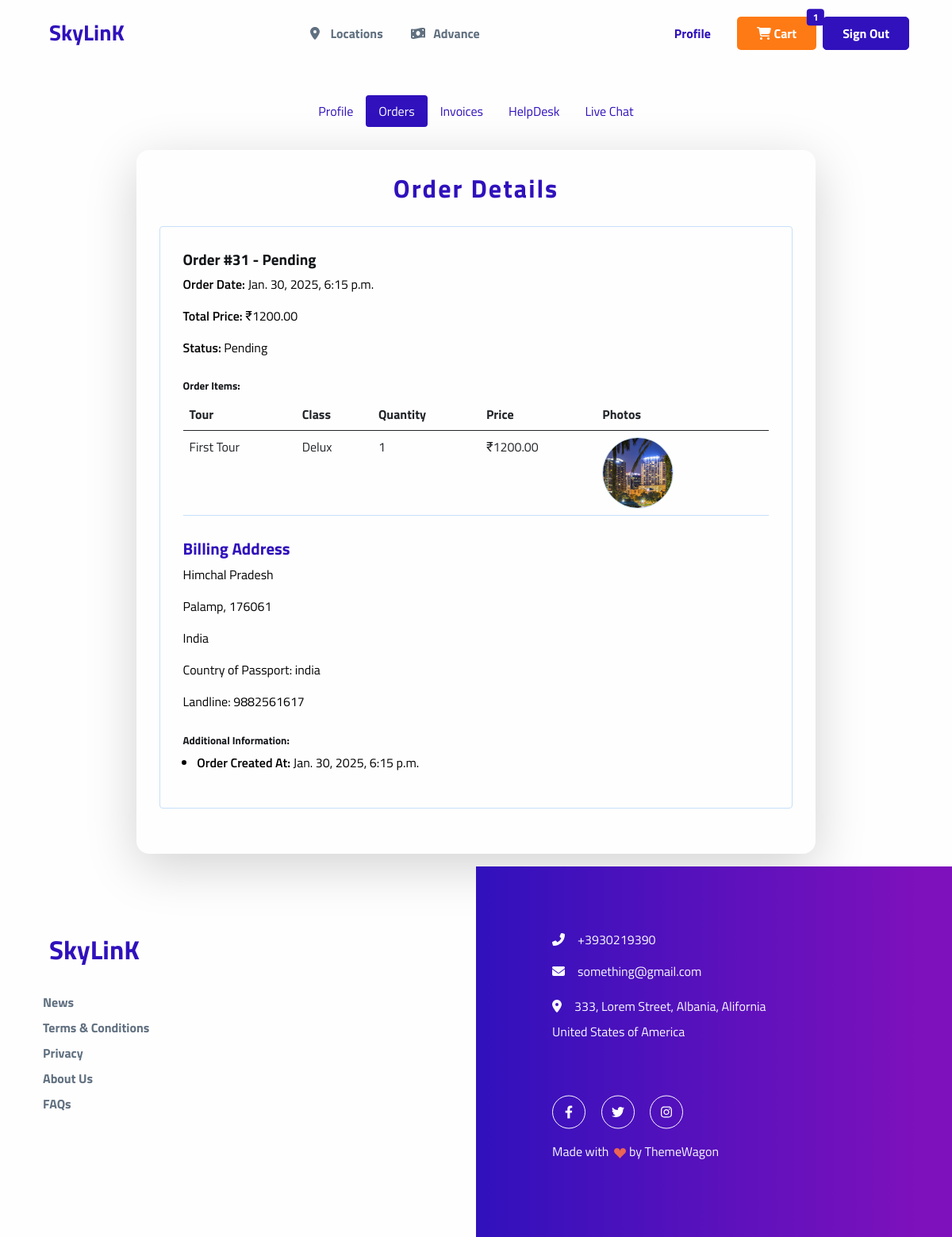
The app's page /order/31/ (signed in) with its own data.
### travel/models.py (models this page shows, shortened)
class Order(models.Model):
    STATUS_CHOICES = [
        ('Pending', 'Pending'),
        ('Completed', 'Completed'),
        ('Cancelled', 'Cancelled'),
    ]
    user = models.ForeignKey(User, on_delete=models.CASCADE)
    total_price = models.DecimalField(max_digits=10, decimal_places=2)
    status = models.CharField(choices=STATUS_CHOICES,
                              default='Pending', max_length=10)
    created_at = models.DateTimeField(auto_now_add=True)

class OrderItem(models.Model):
    order = models.ForeignKey(
        Order, on_delete=models.CASCADE, related_name="items")
    tour = models.ForeignKey('Tour', on_delete=models.CASCADE)
    t_class = models.ForeignKey('T_class', on_delete=models.CASCADE)
    quantity = models.PositiveIntegerField(default=1)
    adult_price = models.DecimalField(
        max_digits=10, decimal_places=2, null=True, blank=True)
    twin_sharing_price = models.DecimalField(
        max_digits=10, decimal_places=2, null=True, blank=True)
    extra_price = models.DecimalField(
        max_digits=10, decimal_places=2, null=True, blank=True)
    def total_price(self):
        if self.adult_price:
            return self.adult_price * self.quantity
        elif self.twin_sharing_price:
            return self.twin_sharing_price * self.quantity
        elif self.extra_price:
            return self.extra_price * self.quantity
        return 0.00

class Tour(models.Model):
    code = models.CharField(max_length=50, unique=True,
                            default=uuid.uuid4, help_text="Unique code for the tour.")
    tour_type = models.ForeignKey(
        TourType, on_delete=models.CASCADE, related_name="tours", help_text="Type of the tour.")
    short_description = models.CharField(
        max_length=255, help_text="Short title or description of the tour.")
    type = models.ForeignKey(TourTypeOption, on_delete=models.CASCADE,
                             related_name="tours", help_text="Tour type option.")
    long_description = models.TextField(
        help_text="Detailed description of the tour.")
    category = models.ForeignKey(TourCategory, on_delete=models.CASCADE,
                                 related_name="tours", help_text="Category of the tour.")
    number_of_nights = models.PositiveIntegerField(
        help_text="Number of nights for the tour.")
    number_of_days = models.PositiveIntegerField(
        help_text="Number of days for the tour.")
    currency = models.ForeignKey(Currency, on_delete=models.CASCADE,
                                 related_name="tours", help_text="Currency for pricing.")
    departure_city = models.CharField(
        max_length=100, help_text="City of departure.")
    feature = models.BooleanField(
        default=False, help_text="Mark as a featured tour.")
    new_arrival = models.BooleanField(
        default=False, help_text="Mark as a new arrival.")
    clearance_sale = models.BooleanField(
        default=False, help_text="Mark as a clearance sale.")
    active = models.BooleanField(default=True, help_text="Is the tour active?")

class T_class(models.Model):
    name = models.CharField(
        max_length=100, help_text="Name of the t=class")

class TourPhoto(models.Model):
    tour = models.ForeignKey(
        Tour, on_delete=models.CASCADE, related_name="photos", help_text="Related tour for the photo.")
    image = models.ImageField(upload_to="tour_photos/",
                              help_text="Upload tour photo.")

class UserProfile(models.Model):
    email = models.EmailField(unique=True)
    password = models.CharField(max_length=100)
    confirm_password = models.CharField(max_length=100)
    mobile_number = models.CharField(max_length=15)
    title_choices = [('Mr', 'Mr'), ('Mrs', 'Mrs')]
    title = models.CharField(
        max_length=10, choices=title_choices, default='MR')
    first_name = models.CharField(max_length=50)
    last_name = models.CharField(max_length=50)
    address = models.TextField()
    city = models.CharField(max_length=100)
    postal_code = models.CharField(max_length=10)
    country = models.CharField(max_length=100)
    country_of_passport = models.CharField(max_length=100)
    landline_number = models.CharField(max_length=15)
    company_address = models.TextField(blank=True, null=True)
    company_city = models.CharField(max_length=100, blank=True, null=True)
    company_state = models.CharField(max_length=100, blank=True, null=True)
    company_postal_code = models.CharField(
        max_length=10, blank=True, null=True)
    company_country = models.CharField(max_length=100, blank=True, null=True)
    agree_terms = models.BooleanField(default=False)
    over_18 = models.BooleanField(default=False)

### travel/views.py (the view)
# urls.py: path('order/<int:order_id>/', views.order_detail, name='order_detail'),
@my_login_required
def order_detail(request, order_id):
    order = get_object_or_404(Order, id=order_id)
    user_profile = UserProfile.objects.get(email=request.user.email)
    return render(request, 'order/order_detail.html', {'order': order, 'user_profile': user_profile})

### travel/context_processors.py (called while the page is built, shortened)
def cart_items_count(request):
    if request.user.is_authenticated:
        cart, _ = Cart.objects.get_or_create(user=request.user)
    return {'cart_items_count': cart.items.count()}

### travel/templates/order/order_detail.html
{% extends "base.html" %}
{% block content %}
<div class="container-fluid mt-8 mb-3">
    <nav class="mb-4">
        <ul class="nav nav-pills justify-content-center">
            <li class="nav-item">
                <a class="nav-link " href="{%url 'profile_view'%}">Profile</a>
            </li>
            <li class="nav-item">
                <a class="nav-link active" href="{% url 'order_page'%}">Orders</a>
            </li>
            <li class="nav-item">
                <a class="nav-link" href="{% url 'invoice_page' %}">Invoices</a>
            </li>
            <li class="nav-item">
                <a class="nav-link" href="#">HelpDesk</a>
            </li>
            <li class="nav-item">
                <a class="nav-link" href="#">Live Chat</a>
            </li>
        </ul>
    </nav>
    <div class="row justify-content-center">
        <div class="col-12 col-lg-9">
            <div class="card border-0 shadow-lg rounded-4">
                <div class="m-4">
                    <h4 class="card-title mb-4 text-center font-weight-bold text-primary" style="font-size: 2rem; letter-spacing: 2px;">Order Details</h4>
                    {% if order %}
                        <div class="order-card mb-4 p-4 border rounded" style="color: black;">
                            <h5 class="font-weight-bold">Order #{{ order.id }} - {{ order.status }}</h5>
                            <p><strong>Order Date:</strong> {{ order.created_at }}</p>
                            <p><strong>Total Price:</strong> ₹{{ order.total_price }}</p>
                            <p><strong>Status:</strong> {{ order.status }}</p>
                            <h6 class="mt-4 font-weight-bold">Order Items:</h6>
                            <table class="table">
                                <thead style="color: black;">
                                    <tr>
                                        <th>Tour</th>
                                        <th>Class</th>
                                        <th>Quantity</th>
                                        <th>Price</th>
                                        <th>Photos</th>
                                    </tr>
                                </thead>
                                <tbody style="color: black;">
                                    {% for item in order.items.all %}
                                    <tr>
                                        <td>{{ item.tour.short_description }}</td>
                                        <td>{{ item.t_class.name }}</td>
                                        <td>{{ item.quantity }}</td>
                                        <td>₹{{ item.total_price }}</td>
                                        <td>
                                            {% if item.tour.photos.exists %}
                                <img src="{{ item.tour.photos.first.image.url }}" class="border rounded-circle me-3" style="width: 90px; height: 90px; object-fit: cover;" />
                                {% endif %}
                                        </td>
                                    </tr>
                                    {% endfor %}
                                </tbody>
                            </table>
                            {% if user_profile.address or user_profile.city or user_profile.postal_code or user_profile.country %}
                            <div class="mt-4" style="color: black;">
                                <h5 class="text-primary font-weight-bold" style="font-size: 1.3rem;">Billing Address</h5>
                                <p>{{ user_profile.address }}</p>
                                <p>{{ user_profile.city }}, {{ user_profile.postal_code }}</p>
                                <p>{{ user_profile.country }}</p>
                                {% if user_profile.country_of_passport %}
                                <p>Country of Passport: {{ user_profile.country_of_passport }}</p>
                                {% endif %}
                                {% if user_profile.landline_number %}
                                <p>Landline: {{ user_profile.landline_number }}</p>
                                {% endif %}
                            </div>
                            {% endif %}
                            <h6 class="mt-4 font-weight-bold">Additional Information:</h6>
                            <ul>
                                <li><strong>Order Created At:</strong> {{ order.created_at }}</li>
                            </ul>
                        </div>
                    {% else %}
                        <p class="text-center" style="font-size: 1.3rem; color: #E74C3C; font-weight: bold;">Order not found.</p>
                    {% endif %}
                </div>
            </div>
        </div>
    </div>
</div>
{% endblock %}

### travel/templates/base.html (shortened to what this page needs)
{% load static %}
<!DOCTYPE html>
<html lang="en-US" dir="ltr">
  <head>
     <link href="https://cdn.jsdelivr.net/npm/bootstrap-icons/font/bootstrap-icons.css" rel="stylesheet">
    <link rel="stylesheet" href="https://cdn.jsdelivr.net/npm/bootstrap@5.3.0-alpha1/dist/css/bootstrap.min.css">
    <link href=" {% static 'assets/css/theme.css' %}" rel="stylesheet" />
  </head>
  <body>
    <main class="main" id="top">
      <nav class="navbar navbar-expand-lg navbar-light fixed-top py-3 d-block" data-navbar-on-scroll="data-navbar-on-scroll">
        <div class="container">
          <a class="navbar-brand" href="{% url 'home' %}">
            <span class="fw-bold text-primary ms-2">SkyLinK</span>
          </a>
          <div
            class="collapse navbar-collapse border-top border-lg-0 mt-4 mt-lg-0"
            id="navbarSupportedContent"
          >
            <ul class="navbar-nav mx-auto pt-2 pt-lg-0 font-base">
              <li class="nav-item px-2">
                <a
                  class="nav-link fw-medium active"
                  aria-current="page"
                  href="{% url 'tour_home' %}"
                >
                  <span class="nav-link-icon text-800 me-1 fas fa-map-marker-alt"></span>
                  <span class="nav-link-text">Locations</span>
                </a>
              </li>
              <li class="nav-item px-2">
                <a
                  class="nav-link fw-medium active"
                  aria-current="page"
                  href="{% url 'advance_payment' %}"
                >
                  <span class="nav-link-icon text-800 me-1 fas fa-money-bill-wave"></span>
                  <span class="nav-link-text">Advance</span>
                </a>
              </li>
            </ul>
            <div class="d-flex">
              <a class="btn order-0 ms-2" style="color: #3011BC;" href="{%url 'profile_view'%}">Profile</a>
              <a href="{% url 'view_cart' %}" class="btn text-white order-0 ms-2" style="color: #FFFEFE; background-color: #FE7A15; text-decoration: none; position: relative;">
                  <i class="fas fa-shopping-cart"></i>
                  {% if cart_items_count > 0 %}
                  <span class="badge  position-absolute top-0 start-100 translate-middle" style="color: #FFFEFE; background-color: #3011BC ;">
                      {{ cart_items_count }}
                  </span>
                  {% endif %}
                  Cart
              </a>
              {% if user.is_authenticated %}
              <form method="post" action="{% url 'logout' %}">
                  <button type="submit" class="btn btn-primary order-0 text-white ms-2" style="text-decoration: none;">
                      Sign Out
                  </button>
              </form>
              {% else %}
              <a href="{% url 'signin' %}" class="btn btn-primary order-0 text-white ms-2" style="text-decoration: none;">
                  Sign In
              </a>
              {% endif %}
          </div>
          </div>
        </div>
      </nav>
          {% block content %}
          {% endblock %}
<section class="py-0 overflow-hidden">
    <div class="container">
      <div class="row">
        <div class="col-6 col-sm-4 col-lg-6">
          <div class="py-7"><span class="fw-bold fs-4 text-primary ms-2">SkyLinK</span>
            <ul class="list-unstyled mt-4">
              <li class="mb-2"><a class="text-800 fw-bold text-decoration-none" href="#!">News</a></li>
              <li class="mb-2"><a class="text-800 fw-bold text-decoration-none" href="#!">Terms &amp; Conditions</a></li>
              <li class="mb-2"><a class="text-800 fw-bold text-decoration-none" href="#!">Privacy</a></li>
              <li class="mb-2"><a class="text-800 fw-bold text-decoration-none" href="#!">About Us</a></li>
              <li class="mb-2"><a class="text-800 fw-bold text-decoration-none" href="#!">FAQs</a></li>
            </ul>
          </div>
        </div>
        <div class="col-6 col-8 col-lg-6 bg-primary-gradient bg-offcanvas-right">
          <div class="p-3 py-7 p-md-7">
            <p class="text-light"><i class="fas fa-phone-alt me-3"></i><span class="text-light">+3930219390</span></p>
            <p class="text-light"><i class="fas fa-envelope me-3"></i><span class="text-light">something@gmail.com</span></p>
            <p class="text-light"><i class="fas fa-map-marker-alt me-3"></i><span class="text-light lh-lg">333, Lorem Street, Albania, Alifornia<br/>United States of America</span></p>
            <div class="mt-6"><a href="#!"> <img class="me-3" src="/static/assets/img/icons/facebook.svg" alt="..." /></a><a href="#!"> <img class="me-3" src="/static/assets/img/icons/twitter.svg" alt="..." /></a><a href="#!"> <img class="me-3" src="/static/assets/img/icons/instagram.svg" alt="..." /></a></div>
            <p class="mt-3 text-light text-center text-md-start"> Made with&nbsp;
              <svg class="bi bi-suit-heart-fill" xmlns="http://www.w3.org/2000/svg" width="15" height="15" fill="#EB6453" viewBox="0 0 16 16">
                <path d="M4 1c2.21 0 4 1.755 4 3.92C8 2.755 9.79 1 12 1s4 1.755 4 3.92c0 3.263-3.234 4.414-7.608 9.608a.513.513 0 0 1-.784 0C3.234 9.334 0 8.183 0 4.92 0 2.755 1.79 1 4 1z"></path>
              </svg>&nbsp;by&nbsp;<a class="text-light" href="https://themewagon.com/" target="_blank">ThemeWagon </a>
            </p>
          </div>
        </div>
      </div>
    </div>
    </section>
    </main>
  </body>
</html>

### records on screen
Order: id "31", status "Pending", created_at "Jan. 30, 2025, 6:15 p.m.", total_price "1200.00"
OrderItem: tour.short_description "First Tour", t_class.name "Delux", quantity "1", total_price "1200.00", tour.photos.first.image (picture)
UserProfile: address "Himchal Pradesh", city "Palamp", postal_code "176061", country "India", country_of_passport "india", landline_number "9882561617"

### other values on screen
{{ cart_items_count }} "1"
